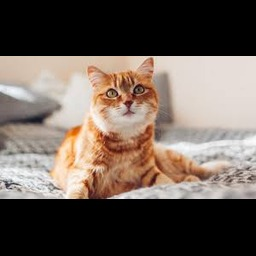
#> input picture cat1.jpeg, 256 x 256 px
$ jupyter execute filter_image.ipynb
#> lines starting #> are read from the running program, lines starting #| are printed output that depends on the picture; after the words box and inside, x2 and y2 are one past the last pixel; in counts of white or black regions, pixels touching at a corner belong together
[cell 1]
#Credits to Noah
import cv2
import matplotlib.image as mpimg
import numpy as np
import matplotlib.pyplot as plt
from matplotlib import style
style.use('bmh')

import os
import math

[cell 2]
def plot_image(img, title: str):
    plt.title(title)

    if img.shape[0] <= 32:
        plt.xticks(range(img.shape[0]))
        plt.yticks(range(img.shape[1]))

    plt.imshow(img, extent=[0, img.shape[0], img.shape[1], 0], cmap='viridis')
    plt.show()

[cell 3]
def read_this(image_file, gray_scale=False):
#> called with image_file = 'cat1.jpeg', gray_scale = False
    image_src = cv2.imread(image_file)
#> image_src is the input picture: shape (256, 256, 3); mean B, G, R 87.4, 95.7, 107.9
    if gray_scale:
        image_src = cv2.cvtColor(image_src, cv2.COLOR_BGR2GRAY)
    else:
        image_src = cv2.cvtColor(image_src, cv2.COLOR_BGR2RGB)
    return image_src

[cell 4]
def equalize(image_file, with_plot=False, gray_scale=False):
    image_src = read_this(image_file=image_file, gray_scale=gray_scale)
    if not gray_scale:
        r_image, g_image, b_image = cv2.split(image_src)
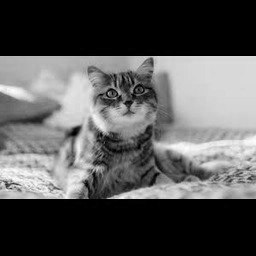
#> b_image: shape (256, 256); min 0, max 255, mean 87.4

        r_image_eq = cv2.equalizeHist(r_image)
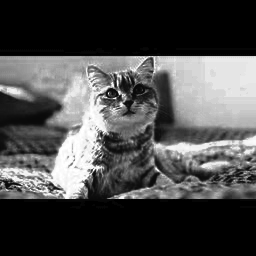
#> r_image_eq: shape (256, 256); min 0, max 255, mean 74.6
        g_image_eq = cv2.equalizeHist(g_image)
        b_image_eq = cv2.equalizeHist(b_image)

        image_eq = cv2.merge((r_image_eq, g_image_eq, b_image_eq))
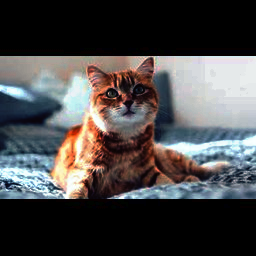
#> image_eq: shape (256, 256, 3); mean R, G, B 74.6, 73, 73.2
        cmap_val = None
    else:
        image_eq = cv2.equalizeHist(image_src)
        cmap_val = 'gray'

    if with_plot:
        fig = plt.figure(figsize=(10, 20))

        ax1 = fig.add_subplot(2, 2, 1)
        ax1.axis("off")
        ax1.title.set_text('Original')
        ax2 = fig.add_subplot(2, 2, 2)
        ax2.axis("off")
        ax2.title.set_text("Equalized")

        ax1.imshow(image_src, cmap=cmap_val)
        ax2.imshow(image_eq, cmap=cmap_val)
        #return True
    return image_eq

img_eq = equalize(image_file=os.path.join("cat1.jpeg"),with_plot=True,gray_scale=False)

[cell 5]
gray_img=cv2.cvtColor(img_eq,cv2.COLOR_BGR2GRAY)
plot_image(gray_img,"gray_img")

[cell 6]
# calculating histograms
hist=cv2.calcHist(gray_img,[0],None,[256],[0,256])
#> hist = 256 values, max 256 at index 0, min 0 at index 1, mean 1
plt.subplot(121)
plt.title("Image1")
plt.xlabel('bins')
plt.ylabel("No of pixels")
plt.plot(hist)
plt.show()
#> figure, not shown here; curve peaks at x = 0, y = 256

[cell 7]
# equalizing histograms
gray_img_eqhist=cv2.equalizeHist(gray_img)
hist=cv2.calcHist(gray_img_eqhist,[0],None,[256],[0,256])
plt.subplot(121)
plt.plot(hist)
plt.show()
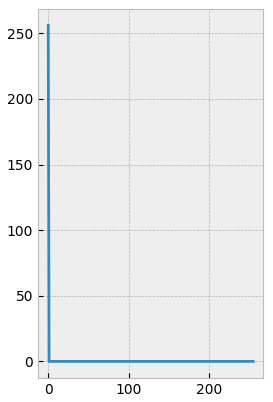
#> figure drawn by matplotlib, 1 panel; curve peaks at x = 0, y = 256

[cell 8]
# thresholding
th=80
max_val=255

ret, o1 = cv2.threshold(gray_img_eqhist, th, max_val, cv2.THRESH_BINARY)
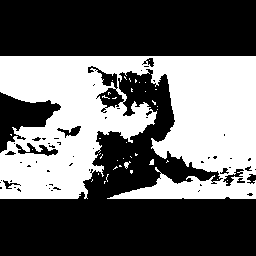
#> o1: shape (256, 256); 40.9% white; 39 white regions (36 under 20 px), largest, box (x1, y1, x2, y2) and area: (0, 56, 256, 199) 26594, (124, 161, 131, 169) 26, (149, 159, 154, 165) 22
#> ret = 80
#cv2.putText(o1,"Thresh_Binary",(40,100),cv2.FONT_HERSHEY_SIMPLEX,2,(255,255,255),3,cv2.LINE_AA)
ret, o2 = cv2.threshold(gray_img_eqhist, th, max_val, cv2.THRESH_BINARY_INV)
#cv2.putText(o2,"Thresh_Binary_inv",(40,100),cv2.FONT_HERSHEY_SIMPLEX,2,(255,255,255),3,cv2.LINE_AA)
ret, o3 = cv2.threshold(gray_img_eqhist, th, max_val, cv2.THRESH_TOZERO)
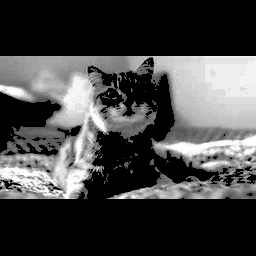
#> o3: shape (256, 256); min 0, max 255, mean 68.8
#cv2.putText(o3,"Thresh_Tozero",(40,100),cv2.FONT_HERSHEY_SIMPLEX,2,(255,255,255),3,cv2.LINE_AA)
ret, o4 = cv2.threshold(gray_img_eqhist, th, max_val, cv2.THRESH_TOZERO_INV)
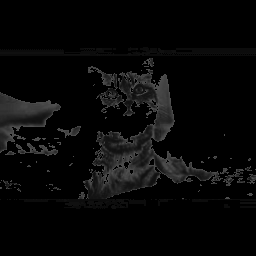
#> o4: shape (256, 256); min 0, max 80, mean 7.8
#cv2.putText(o4,"Thresh_Tozero_inv",(40,100),cv2.FONT_HERSHEY_SIMPLEX,2,(255,255,255),3,cv2.LINE_AA)
ret, o5 = cv2.threshold(gray_img_eqhist, th, max_val, cv2.THRESH_TRUNC)
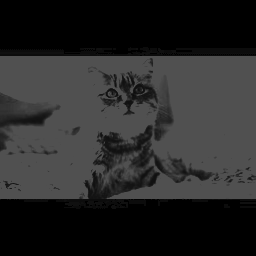
#> o5: shape (256, 256); min 0, max 80, mean 40.5
#cv2.putText(o5,"Thresh_trunc",(40,100),cv2.FONT_HERSHEY_SIMPLEX,2,(255,255,255),3,cv2.LINE_AA)
ret ,o6=  cv2.threshold(gray_img_eqhist, th, max_val,  cv2.THRESH_OTSU)
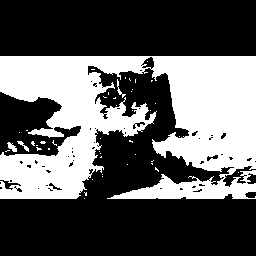
#> o6: shape (256, 256); 37.3% white; 45 white regions (41 under 20 px), largest, box (x1, y1, x2, y2) and area: (0, 56, 256, 199) 24149, (7, 142, 17, 152) 54, (117, 79, 126, 98) 42, (17, 141, 29, 152) 42
#> ret = 96
#cv2.putText(o6,"Thresh_OSTU",(40,100),cv2.FONT_HERSHEY_SIMPLEX,2,(255,255,255),3,cv2.LINE_AA)

# adaptive thresholding
thresh1 = cv2.adaptiveThreshold(gray_img_eqhist, 255, cv2.ADAPTIVE_THRESH_MEAN_C, cv2.THRESH_BINARY, 11, 2)
#> thresh1: shape (256, 256); 71% white; 182 black regions (142 under 20 px), largest, box (x1, y1, x2, y2) and area: (79, 65, 256, 192) 4402, (0, 61, 90, 197) 4160, (0, 44, 256, 56) 2338
thresh2 = cv2.adaptiveThreshold(gray_img_eqhist, 255, cv2.ADAPTIVE_THRESH_MEAN_C, cv2.THRESH_BINARY, 31, 3)
#> thresh2: shape (256, 256); 65.5% white; 89 black regions (70 under 20 px), largest, box (x1, y1, x2, y2) and area: (88, 71, 256, 187) 5602, (0, 166, 256, 218) 5249, (0, 39, 256, 56) 4053
thresh3 = cv2.adaptiveThreshold(gray_img_eqhist, 255, cv2.ADAPTIVE_THRESH_GAUSSIAN_C, cv2.THRESH_BINARY, 13, 5)
#> thresh3: shape (256, 256); 80% white; 284 black regions (225 under 20 px), largest, box (x1, y1, x2, y2) and area: (0, 47, 256, 56) 1158, (136, 148, 256, 189) 1068, (88, 116, 153, 175) 891
thresh4 = cv2.adaptiveThreshold(gray_img_eqhist, 255, cv2.ADAPTIVE_THRESH_GAUSSIAN_C, cv2.THRESH_BINARY, 31, 4)
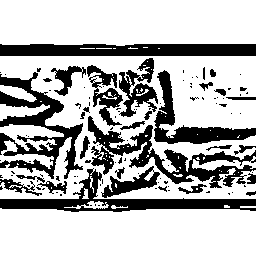
#> thresh4: shape (256, 256); 71.2% white; 110 black regions (79 under 20 px), largest, box (x1, y1, x2, y2) and area: (0, 72, 83, 179) 3234, (88, 116, 256, 188) 3226, (0, 44, 256, 56) 2926

plot_image(thresh1,"thresh1")
plot_image(thresh2,"thresh2")
plot_image(thresh3,"thresh3")
plot_image(thresh4,"thresh4")

plot_image(o1, "o1")
plot_image(o2, "o2")
plot_image(o3, "o3")
plot_image(o4, "o4")
plot_image(o5, "o5")
plot_image(o6, "o6")

$ run again, with bird1.jpeg copied over cat1.jpeg
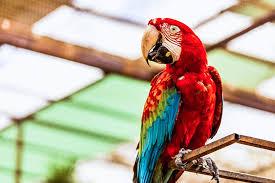
#> input picture bird1.jpeg, 275 x 183 px
#> in read_this, image_src is the input picture: shape (183, 275, 3); mean B, G, R 156.8, 175.3, 190.3
#> `hist=cv2.calcHist(gray_img,[0],None,[256],[0,256])`: hist = 256 values, max 61 at index 250, min 0 at index 0, mean 1.07
#> `hist=cv2.calcHist(gray_img_eqhist,[0],None,[256],[0,256])`: hist = 256 values, max 62 at index 252, min 0 at index 0, mean 1.07
#> o1: shape (183, 275); 68.7% white; 41 black regions (31 under 20 px), largest, box (x1, y1, x2, y2) and area: (0, 9, 275, 183) 13650, (0, 0, 74, 21) 964, (45, 166, 74, 183) 326
#> `ret, o1 = cv2.threshold(gray_img_eqhist, th, max_val, cv2.THRESH_BINARY)`: ret = 80
#> o6: shape (183, 275); 49.4% white; 79 white regions (62 under 20 px), largest, box (x1, y1, x2, y2) and area: (32, 0, 251, 59) 6961, (25, 79, 151, 183) 6180, (0, 45, 102, 130) 4592
#> `ret ,o6=  cv2.threshold(gray_img_eqhist, th, max_val,  cv2.THRESH_OTSU)`: ret = 129
#> thresh1: shape (183, 275); 56.5% white; 286 black regions (242 under 20 px), largest, box (x1, y1, x2, y2) and area: (0, 0, 275, 183) 16859, (224, 88, 275, 115) 636, (0, 0, 36, 35) 350
#> thresh2: shape (183, 275); 54.2% white; 77 black regions (70 under 20 px), largest, box (x1, y1, x2, y2) and area: (0, 0, 275, 183) 22091, (0, 81, 42, 96) 411, (132, 0, 176, 8) 177
#> thresh3: shape (183, 275); 69.8% white; 603 black regions (540 under 20 px), largest, box (x1, y1, x2, y2) and area: (0, 0, 275, 183) 7556, (204, 15, 275, 67) 647, (64, 102, 138, 125) 505
#> `thresh4 = cv2.adaptiveThreshold(gray_img_eqhist, 255, cv2.ADAPTIVE_THR..`:
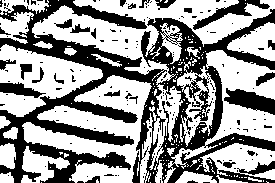
#> thresh4: shape (183, 275); 59.3% white; 179 black regions (155 under 20 px), largest, box (x1, y1, x2, y2) and area: (0, 0, 275, 183) 17010, (224, 88, 275, 115) 744, (193, 0, 270, 30) 601
